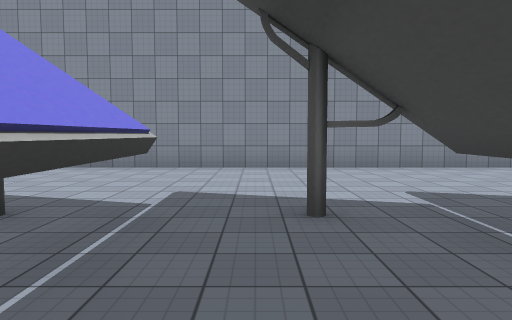
[1] (above)

17 first-person views from a walk through a 3-D level made in the Unity game engine. The camera is 1.5 m above the floor, tilts 4° down and sees 70° across. The floor is counted in squares, 2 m on a side. Each view is taken from the middle of a square. On the plan, view 1 faces up. The plan holds only what a view shows up to about 11 squares ahead; the rest is blank. Some surface patterns are stand-ins.

[2]
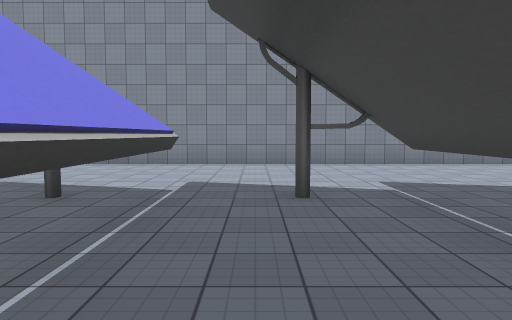

[3]
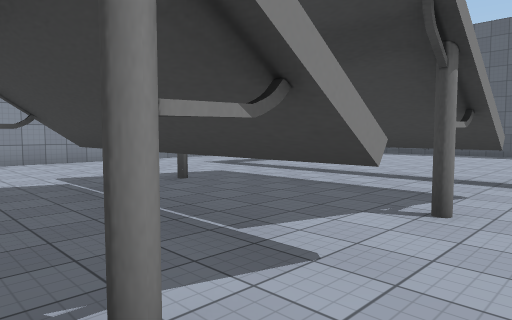

[4]
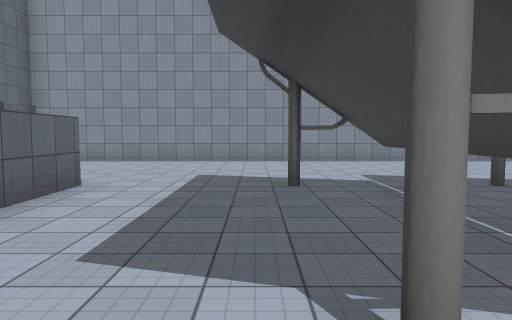

[5]
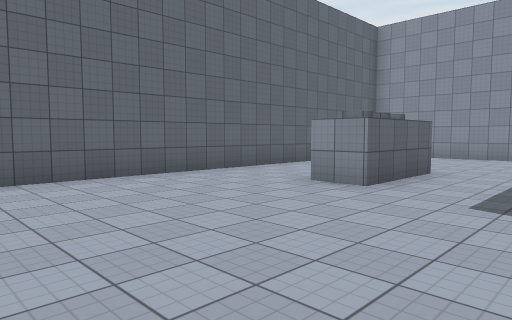

[6]
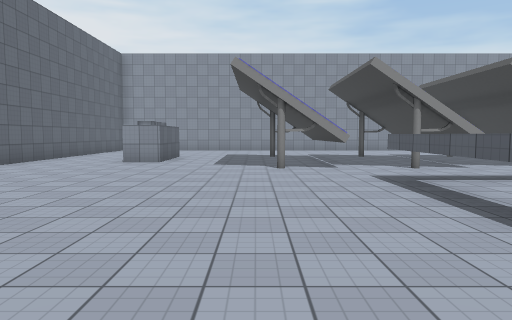

[7]
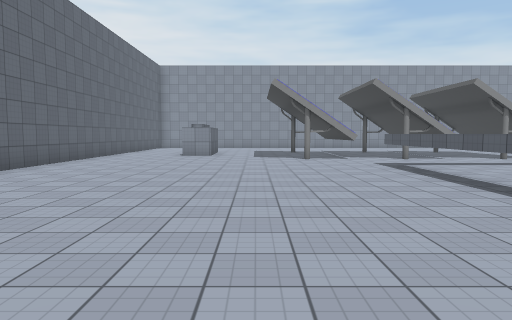

[8]
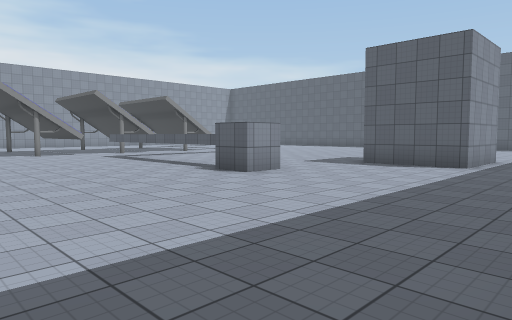

[9]
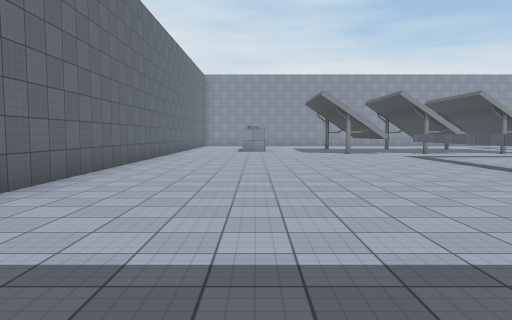

[10]
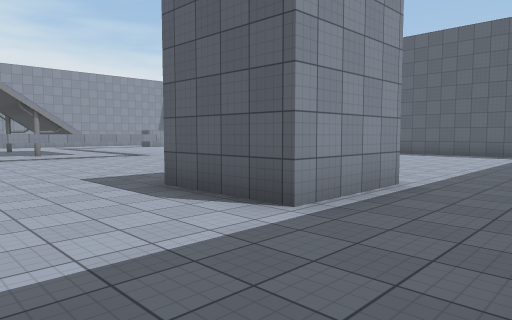

[11]
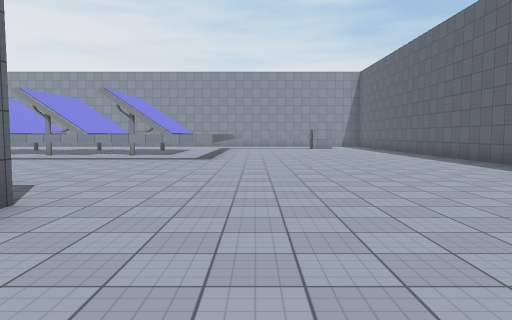

[12]
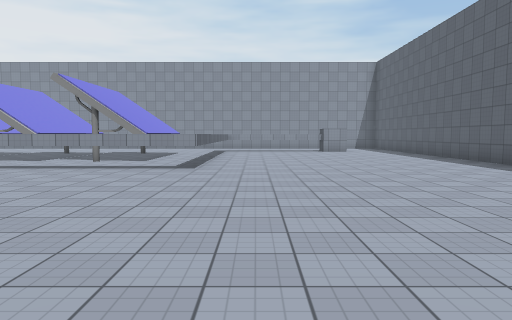

[13]
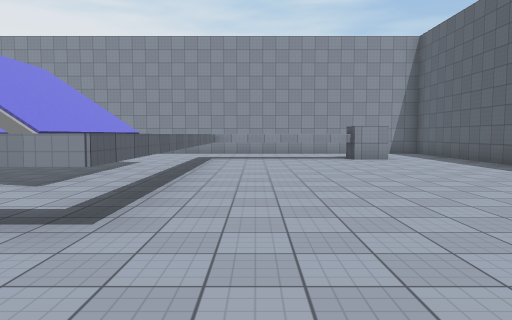

[14]
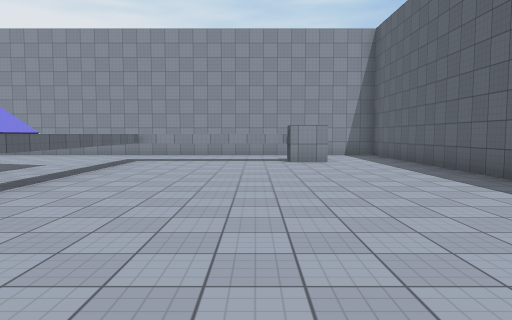

[15]
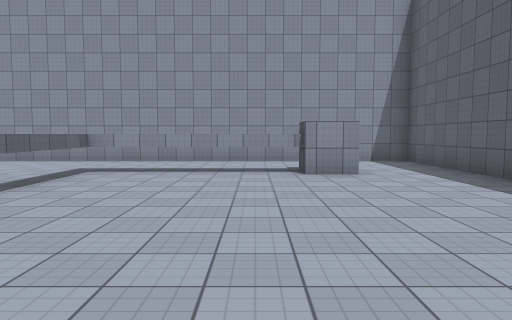

[16]
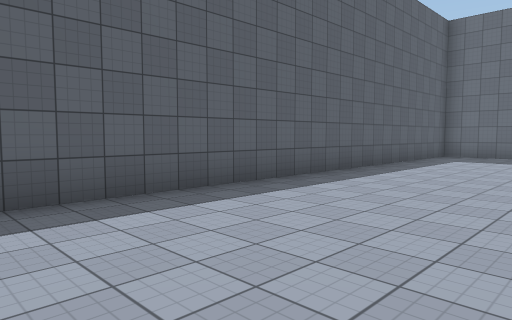

[17]
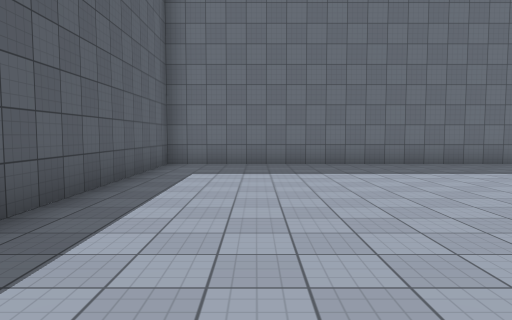

### Floor plan
Key: @ floor where view 1 was taken; # wall or solid block; x gap in a wall; . floor; ^ raised ledge; T thing the floor can be seen under or through.
Columns run from 10 left of view 1 to 15 right of it. Each row starts with its distance up from view 1.
  9   ########################
  8   .................... ..#
  7    ................... ..#
  6    ......................#
  5 #   .............^^^^x...#
  4 #.  .............^.......#
  3 #.. #...##.##.TT.^.......#
  2 #...#....#..#..T.^.......#
  1 #...#....#..#..T.^.......#
  0 #........#@.#..T.^.......#
 -1 #.......##.##.TT.^.......#
 -2 #................^.......#
 -3 #.........^^^^^^^........#
 -4 #.........^..............#
 -5 #.........^..............#
 -6 #.........^..............#
 -7 #.........^..............#
 -8 #.........^..............#
 -9 #.........#..............#
-10 #............. ..........#
-11  ............###.........#
-12   ...........###.........#
-13   .......................#
-14    ......................#
-15     . ..  . ..  .........#
-16                ###########

Where each view was taken, in squares from view 1:
view 1: 0 up, 0 right, facing up
view 2: 1 down, 0 right, facing up
view 3: 2 down, 0 right, facing up-right
view 4: 2 down, 3 left, facing up
view 5: 4 down, 3 left, facing up-left
view 6: 9 down, 3 left, facing up
view 7: 12 down, 4 left, facing up
view 8: 15 down, 6 left, facing up-right
view 9: 15 down, 6 left, facing up
view 10: 15 down, 0 right, facing up-right
view 11: 14 down, 8 right, facing up
view 12: 11 down, 8 right, facing up
view 13: 6 down, 8 right, facing up
view 14: 5 down, 10 right, facing up
view 15: 2 down, 10 right, facing up
view 16: 2 down, 10 right, facing down-right
view 17: 6 down, 12 right, facing down
